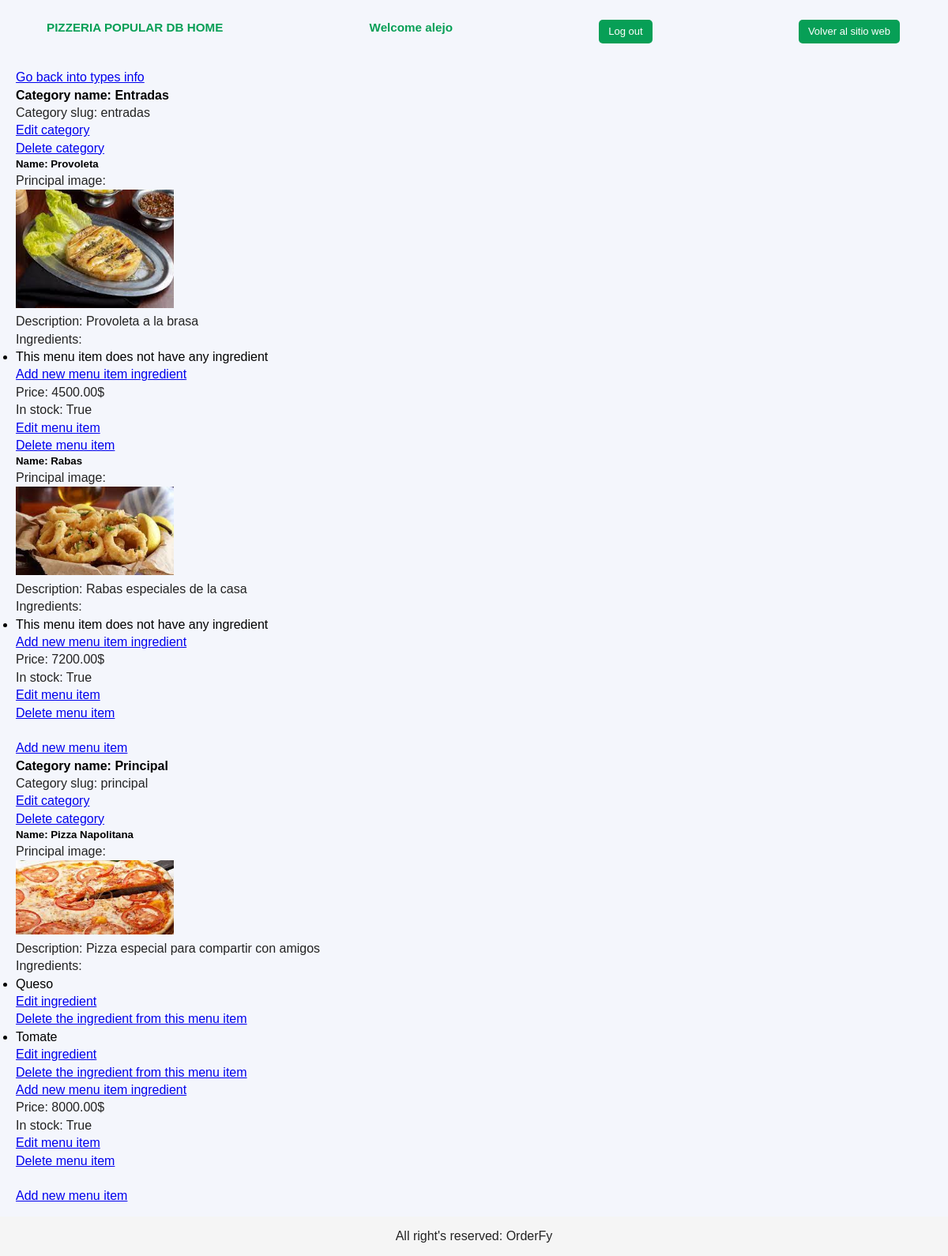
The app's page /database/pizzeria_popular/piz1/almuerzo/menu (signed in) with its own data.
### restaurants/models.py (models this page shows, shortened)
class Restaurant(models.Model):
    def get_upload_to_path_logo(self, filename):
        return f'{self.slug}/logo/{filename}'
    def get_upload_to_path_image(self, filename):
        return f'{self.slug}/image/{filename}'
    id= models.AutoField(primary_key=True)
    name= models.CharField(max_length=80)
    slug= models.SlugField(max_length=20, unique=True)
    description= models.TextField(max_length=1000, blank=True, null=True)
    logo= models.ImageField(upload_to=get_upload_to_path_logo, default="default_restaurant_logo.png")
    image= models.ImageField(upload_to=get_upload_to_path_image, default="default_restaurant_image.png")
    primary_color= models.CharField(max_length=7, validators=[functions.validate_color_hex])
    secondary_color= models.CharField(max_length=7, validators=[functions.validate_color_hex])
    q_branches= models.PositiveSmallIntegerField(default=1, validators=[functions.validate_not_zero])
    created= models.DateTimeField(auto_now_add= True)
    updated= models.DateTimeField(auto_now= True)
    class Meta:
        verbose_name=  "Restaurant"
        verbose_name_plural= "Restaurants"

class Category(models.Model):
    type_of_category= models.ForeignKey(TypeOfCategory, on_delete=models.CASCADE)
    id = models.AutoField(primary_key= True)
    name= models.CharField(max_length=80)
    slug= models.SlugField(max_length=20, unique=True)
    created= models.DateTimeField(auto_now_add= True)
    updated= models.DateTimeField(auto_now= True)
    class Meta:
        verbose_name=  "Category"
        verbose_name_plural= "Categories"

class MenuItem(models.Model):
    category= models.ForeignKey(Category, on_delete=models.CASCADE)
    def get_upload_to_path_image(self, filename):
        return f'{self.category.type_of_category.branch.restaurant.slug}/image/{self.category.type_of_category.branch.slug}/{self.category.type_of_category.slug}/{self.category.slug}/{filename}'
    id = models.AutoField(primary_key= True)
    name= models.CharField(max_length=80)
    description= models.TextField(max_length=1000, blank=True, null=True)
    image= models.ImageField(upload_to=get_upload_to_path_image, default= 'default_menu_item.jpg')
    price= models.DecimalField(max_digits= 10, decimal_places= 2)
    in_stock= models.BooleanField(default= True)
    created= models.DateTimeField(auto_now_add= True)
    updated= models.DateTimeField(auto_now= True)
    class Meta:
        verbose_name=  "Menu Item"
        verbose_name_plural= "Menu Items"

class Ingredient(models.Model):
    menuItem= models.ManyToManyField(MenuItem, related_name="Ingredient", through='MenuItemIngredient')
    restaurant= models.ForeignKey(Restaurant, on_delete= models.CASCADE)
    def get_upload_to_path_image(self, filename):
        return f'{self.restaurant.slug}/image/ingredients/{filename}'
    id= models.AutoField(primary_key=True)
    name= models.CharField(max_length= 80)
    slug= models.SlugField(max_length= 20, unique=True)
    in_stock= models.BooleanField(default= True)
    image= models.ImageField(upload_to= get_upload_to_path_image, default= 'default_ingredient.png')
    created= models.DateTimeField(auto_now_add= True)
    updated= models.DateTimeField(auto_now= True)
    class Meta:
        verbose_name=  "Ingredient"
        verbose_name_plural= "Ingredients"

### access_user/models.py (models this page shows)
class CustomUser(AbstractUser):
    restaurant= models.ForeignKey(Restaurant, on_delete=models.CASCADE, blank=True, null=True)

### access_user/views/show_db.py (the view)
# urls.py: path('<str:restaurant_slug>/<str:branch_slug>/<str:type_slug>/menu', login_required(show_db.menu), name='db_menu'),
@login_required
def menu(request, restaurant_slug, branch_slug, type_slug):
    restaurant= functions.get_restaurant(restaurant_slug)
    if not restaurant: return HttpResponseNotFound("Cannot find restaurant named '" + restaurant_slug + "'")
    answer= functions.check_user(request, restaurant)
    if answer== "no_access": return HttpResponseForbidden(f'Your user, {request.user.username}, has not access to {restaurant.name}`s DataBase')
    branch= functions.get_branch(branch_slug)
    if not branch: return HttpResponseNotFound("Cannot find branch named '" + branch_slug + "'")
    type_of_category= functions.get_type(type_slug)
    if not type_of_category: return HttpResponseNotFound("Cannot find type of category named '" + type_slug + "'")
    menu_items= functions.get_menu_items(type_of_category)
    params={
        "restaurant": restaurant,
        "branch": branch,
        "type": type_of_category,
        "menu_items": menu_items,
    }
    return render(request, 'access_user/info/menu.html', params)

### access_user/functions.py (called while the page is built)
def check_user(request, restaurant):
    if not request.user.is_superuser:
        users= CustomUser.objects.filter(restaurant=restaurant)
        if request.user not in users: return "no_access"
        return None

def get_restaurant(restaurant_slug):
    try:
        restaurant= Rmodels.Restaurant.objects.get(slug= restaurant_slug)
        return restaurant
    except ObjectDoesNotExist:
        return None

def get_branch(branch_slug):
    try:
        branch= Rmodels.Branch.objects.get(slug= branch_slug)
        return branch
    except ObjectDoesNotExist:
        return None

def get_type(type_slug):
    try:
        type_of_category= Rmodels.TypeOfCategory.objects.get(slug= type_slug)
        return type_of_category
    except ObjectDoesNotExist:
        return None

def get_menu_items(type_of_category):
    categories= Rmodels.Category.objects.filter(type_of_category= type_of_category)
    menu_items= {}
    for category in categories:
        i= Rmodels.MenuItem.objects.filter(category= category)
        menu_items[category]= i
    return menu_items

### templates/access_user/info/menu.html (shortened to what this page needs)
{% extends 'access_user/base.html' %}
{% load static %}
{% block content %}
    <a href="{% url 'db_types' restaurant.slug branch.slug %}"> Go back into types info </a>
    {% if menu_items %}
        {% for key, val in menu_items.items %}
            <h4> Category name: {{ key.name }} </h4>
            <p> Category slug: {{ key.slug }} </p>
            <a href="{% url 'edit_category' restaurant.slug branch.slug type.slug key.slug %}"> Edit category </a> <br>
            <a class="del_btn" href="{% url 'delete_category' restaurant.slug branch.slug type.slug key.slug %}"> Delete category</a>
            {% for menu_item in val %}
                <h5> Name: {{ menu_item.name }} </h5>
                <p> Principal image: </p>
                <img src="{{ menu_item.image.url }}" alt="{{ menu_item.image.url }}">
                <p> Description: {{ menu_item.description }} </p>
                <p> Ingredients: </p>
                    <ul>
                        {% for ingredient in menu_item.Ingredient.all %}
                            <li>{{ ingredient.name }}</li>
                            <a href="{% url 'edit_item_ingredient' restaurant.slug branch.slug type.slug menu_item.id ingredient.slug %}">Edit ingredient</a>
                            <br>
                            <a class="del_btn" href="{% url 'delete_item_ingredient' restaurant.slug branch.slug type.slug menu_item.id ingredient.slug %}"> Delete the ingredient from this menu item </a>
                            <br>
                        {% empty %}
                            <li> This menu item does not have any ingredient </li>
                        {% endfor %}
                        <a href="{% url 'add_item_ingredient' restaurant.slug branch.slug type.slug menu_item.id %}"> Add new menu item ingredient </a>
                      </ul>
                <p> Price: {{ menu_item.price }}$ </p>
                <p> In stock: {{ menu_item.in_stock }} </p>
                <a href="{% url 'edit_menu_item' restaurant.slug branch.slug type.slug menu_item.id %}"> Edit menu item </a>  <br>
                <a class="del_btn" href="{% url 'delete_menu_item' restaurant.slug branch.slug type.slug menu_item.id %}">Delete menu item</a>
            {% endfor %}
            <br><br>
            <a href="{% url 'add_menu_item' restaurant.slug branch.slug type.slug key.slug %}">Add new menu item</a>
        {% endfor %}
        <br> <br>
        <a href="{% url 'add_category' restaurant.slug branch.slug type.slug %}">Add new category</a>
    {% else %}
        <p> There are not menu items loaded yet </p><br>
        <a href="{% url 'add_category' restaurant.slug branch.slug type.slug %}">Add new category</a>
    {% endif %}
{% endblock %}

### templates/access_user/base.html (shortened to what this page needs)
<!DOCTYPE html>
<html lang="en">
{% load static %}
<head>
    <link rel="stylesheet" href="{% static 'css/database/base.css' %}">
    <link rel="stylesheet" href="{% static 'css/restaurants/restaurants.css' %}">
</head>
<body>
    <section class="section">
        <header class="orderfy">
            <h3> {{ restaurant.name | upper }} DB HOME </h3>
            <h3> Welcome {{ user.username }} </h3>
            <a href="{% url 'db_logout' restaurant.slug %}" class="botres"> Log out </a>
            <a href="{% url 'restaurant' restaurant.slug %}" class="botres"> Volver al sitio web </a>
        </header>
        <br><br><br>
        {% block content %} {% endblock %}
        <footer class="footer">
            <p class="center-content"> All right's reserved: OrderFy </p>
        </footer>
    </section>
</body>
</html>

### static/css/database/base.css (style rules this page uses)
img { width: 200px; }
:root { --background: #F4F6FC; --backsec1: #e7e9ef; --backsec2: #F4F6FC; --logoGreen: #079F56 ; --letras: #232323; --botones: #d3d0d0; }
.footer { position: fixed; bottom: 0; left: 0; right: 0; width: 100%; height: 50px; background-color: #f5f5f5; text-align: center; line-height: 50px; }

### static/css/restaurants/restaurants.css (style rules this page uses)
:root { --background: #F4F6FC; --backsec1: #e7e9ef; --backsec2: #F4F6FC; --logoGreen: #079F56 ; --letras: #232323; --botones: #d3d0d0; }
* { margin: 0; padding: 0; box-sizing: border-box; }
body { font-family: 'Arial', sans-serif; line-height: 1.4; background-color: var(--background); }
.section { background-color: var(--background); padding: 20px; }
header { position: fixed; top: -1px; left: -1px; right: -1px; padding: 1rem 5%; display: flex; align-items: center; justify-content: space-between; z-index: 1000; background-color: var(--background); }
.center-content { width: 100%; display: flex; justify-content: center; }
.orderfy { font-size: 13px; text-align: center; background-color: var(--background); color: var(--logoGreen); width: 100%; }
p { color: var(--letras); }
.botres { display: inline-block; padding: 6px 12px; background-color: var(--logoGreen); color: white; text-decoration: none; border-color: var(--logoGreen); border-radius: 5px; margin-top: 10px; transition: background-color 0.3s; }

### records on screen
Restaurant: name "PIZZERIA POPULAR"
CustomUser: username "alejo"
Category: name "Entradas", slug "entradas"
MenuItem: name "Provoleta", image (picture), description "Provoleta a la brasa", price "4500.00", in_stock "True"
MenuItem: name "Rabas", image (picture), description "Rabas especiales de la casa", price "7200.00", in_stock "True"
Category: name "Principal", slug "principal"
MenuItem: name "Pizza Napolitana", image (picture), description "Pizza especial para compartir con amigos", price "8000.00", in_stock "True"
Ingredient: name "Queso"
Ingredient: name "Tomate"
